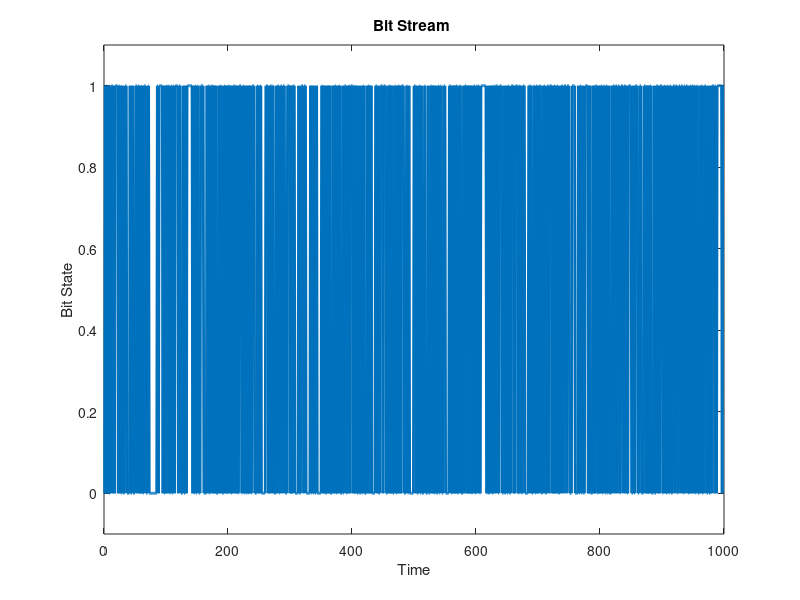

Write the MATLAB code that produced this figure.
% Generate random binary bit stream
bitstream = randi([0 1], [1 1000]); % 1000 bits

% Plot bit stream transitions over time
figure;
plot(1:length(bitstream), bitstream, 'LineWidth', 2);
xlabel('Time');
ylabel('Bit State');
ylim([-0.1 1.1]);
title('Bit Stream ');
